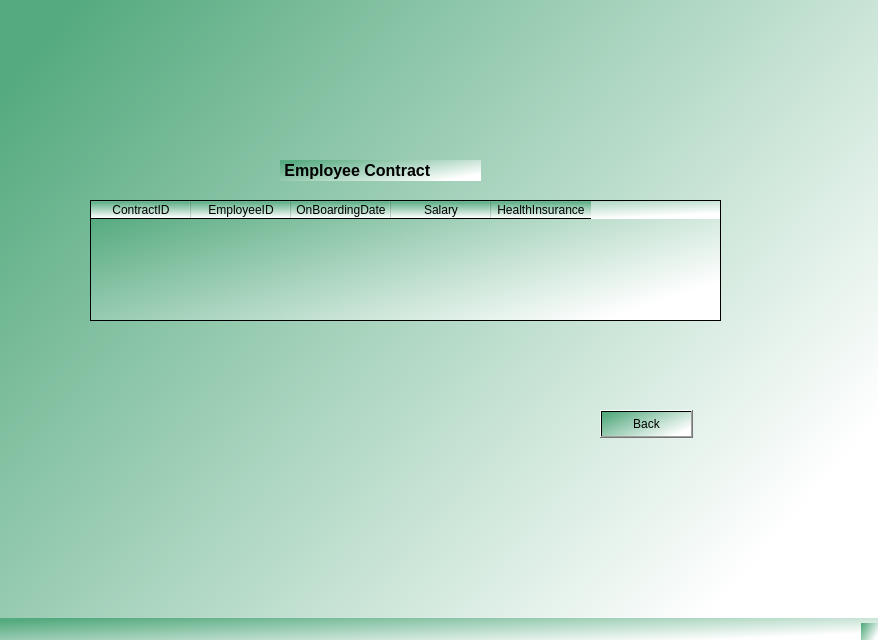
<?xml version="1.0" encoding="UTF-8"?>
<ui version="4.0">
 <class>MainWindow</class>
 <widget class="QMainWindow" name="MainWindow">
  <property name="geometry">
   <rect>
    <x>0</x>
    <y>0</y>
    <width>878</width>
    <height>640</height>
   </rect>
  </property>
  <property name="windowTitle">
   <string>Employee Contract</string>
  </property>
  <property name="styleSheet">
   <string notr="true">background-color: qlineargradient(spread:pad, x1:0.03, y1:0.0965909, x2:1, y2:0.681818, stop:0 rgba(85, 170, 127, 255), stop:1 rgba(255, 255, 255, 255));</string>
  </property>
  <widget class="QWidget" name="centralwidget">
   <widget class="QLabel" name="label">
    <property name="geometry">
     <rect>
      <x>280</x>
      <y>160</y>
      <width>201</width>
      <height>21</height>
     </rect>
    </property>
    <property name="font">
     <font>
      <pointsize>12</pointsize>
      <weight>75</weight>
      <bold>true</bold>
     </font>
    </property>
    <property name="text">
     <string> Employee Contract</string>
    </property>
   </widget>
   <widget class="QPushButton" name="back">
    <property name="geometry">
     <rect>
      <x>600</x>
      <y>410</y>
      <width>93</width>
      <height>28</height>
     </rect>
    </property>
    <property name="text">
     <string>Back</string>
    </property>
   </widget>
   <widget class="QTableWidget" name="contractTable">
    <property name="geometry">
     <rect>
      <x>90</x>
      <y>200</y>
      <width>631</width>
      <height>121</height>
     </rect>
    </property>
    <column>
     <property name="text">
      <string>ContractID</string>
     </property>
    </column>
    <column>
     <property name="text">
      <string>EmployeeID</string>
     </property>
    </column>
    <column>
     <property name="text">
      <string>OnBoardingDate</string>
     </property>
    </column>
    <column>
     <property name="text">
      <string>Salary</string>
     </property>
    </column>
    <column>
     <property name="text">
      <string>HealthInsurance</string>
     </property>
    </column>
   </widget>
  </widget>
  <widget class="QMenuBar" name="menubar">
   <property name="geometry">
    <rect>
     <x>0</x>
     <y>0</y>
     <width>878</width>
     <height>26</height>
    </rect>
   </property>
  </widget>
  <widget class="QStatusBar" name="statusbar"/>
 </widget>
 <resources/>
 <connections/>
</ui>
